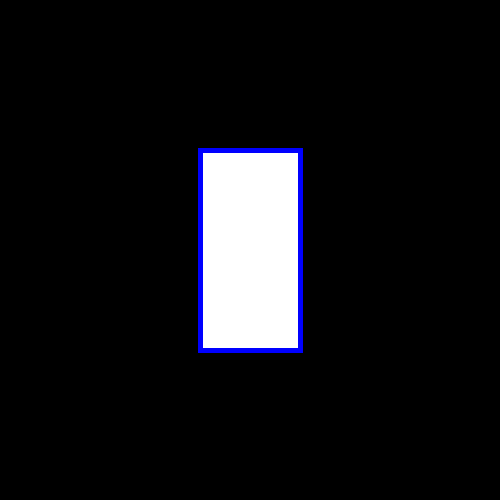
Frame 1 (no input)
Frame 60 (the mouse pressed at the canvas centre just before this capture): identical to frame 1, image omitted
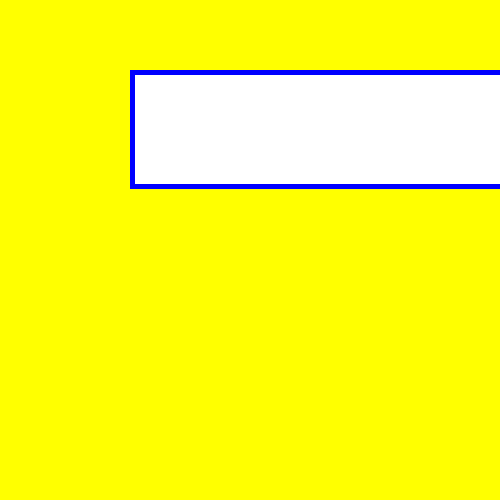
Frame 120 (the mouse held since frame 60 and released just before this capture)

The Processing sketch that drew these frames (run headless with seeded random() and noise(); from frame 60 on, the mouse is pressed at the canvas centre):

// Processing sketch: Notes_1_Button
// ── Notes_1_Button.pde
// boolean operators

// button
// when the buttton is on, the background is yellow
// when the button is off, the background is black

// when the button is clicked,
// if the light is off, turn it on
// if the light is on, turn it off

/*
if (boolean expression) {
 // code to execute
 }
 
 relational operators --> <, >, <=, >=, ==, !=
 
 boolean operators --> AND (&&), OR (||), NOT (!)
 
 boolean operator is an operator that can be used
 as a way to create complex expressions with
 boolean variables.
 */

color onColor;
color offColor;
boolean isOn;

// button
float x;
float y;
float w;
float h;

void setup() {
  size(500, 500);
  onColor = color(255, 255, 0);
  offColor = color(0);
  isOn = false;
  
  x = width / 2.0;
  y = height / 2.0;
  w = 100;
  h = 200;
}

void draw() {
  if (isOn) {
    background(onColor);
  } else {
    background(offColor);
  }
  
  drawButton();
}

void mousePressed() {
  // NOT (!) 
  // oposite of your current value
  // boolean xyz = true;
  // !xzy --> false
  // boolean abc = false;
  // !abc --> true
  
  
  // AND operator (&&)
  // booleanA && booleanB
  // only true when both booleans are true
  
  boolean gtMinX = mouseX > (x - (w / 2.0));
  boolean ltMaxX = mouseX < (x + (w / 2.0));
  boolean withinXRange = gtMinX && ltMaxX;
  
  boolean gtMinY = mouseY > (y - (h / 2.0));
  boolean ltMaxY = mouseY < (y + (h / 2.0));
  boolean withinYRange = gtMinY && ltMaxY;
  
  if (withinXRange && withinYRange) {
    isOn = !isOn;
    x = random(width);
    y = random(height);
    w = random(25, 400);
    h = random(25, 400);
  }
}

void keyPressed() {
  // OR operator (||)
  // booleanA || booleanB
  // true if either boolean is true
  
  println("key = " + key);
  boolean lowercaseAKeyPressed = key == 'a';
  boolean captialAKeyPressed = key == 'A';

  if (lowercaseAKeyPressed || captialAKeyPressed) {
    onColor = color(0, 255, 255);
  }
}

void drawButton() {
   rectMode(CENTER);
   fill(255);
   stroke(0, 0, 255);
   strokeWeight(5);
   rect(x, y, w, h);
}
